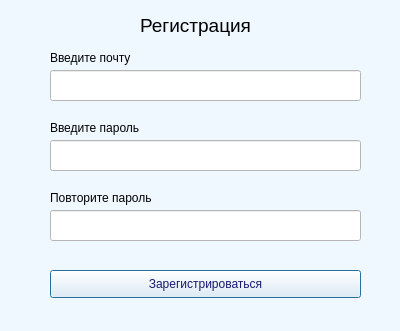
<?xml version="1.0" encoding="UTF-8"?>
<ui version="4.0">
 <class>Dialog</class>
 <widget class="QDialog" name="Dialog">
  <property name="geometry">
   <rect>
    <x>0</x>
    <y>0</y>
    <width>400</width>
    <height>331</height>
   </rect>
  </property>
  <property name="windowTitle">
   <string>Dialog</string>
  </property>
  <widget class="QWidget" name="widget" native="true">
   <property name="geometry">
    <rect>
     <x>0</x>
     <y>0</y>
     <width>401</width>
     <height>331</height>
    </rect>
   </property>
   <property name="styleSheet">
    <string notr="true">background-color: rgb(240, 248, 255);
</string>
   </property>
   <widget class="QLabel" name="label">
    <property name="geometry">
     <rect>
      <x>140</x>
      <y>10</y>
      <width>151</width>
      <height>31</height>
     </rect>
    </property>
    <property name="text">
     <string>&lt;html&gt;&lt;head/&gt;&lt;body&gt;&lt;p&gt;&lt;span style=&quot; font-size:14pt;&quot;&gt;Регистрация&lt;/span&gt;&lt;/p&gt;&lt;/body&gt;&lt;/html&gt;</string>
    </property>
   </widget>
   <widget class="QLabel" name="label_2">
    <property name="geometry">
     <rect>
      <x>50</x>
      <y>50</y>
      <width>111</width>
      <height>16</height>
     </rect>
    </property>
    <property name="text">
     <string>Введите почту</string>
    </property>
   </widget>
   <widget class="QLineEdit" name="lineEdit">
    <property name="geometry">
     <rect>
      <x>50</x>
      <y>70</y>
      <width>311</width>
      <height>31</height>
     </rect>
    </property>
    <property name="styleSheet">
     <string notr="true">background-color: rgb(255, 255, 255);</string>
    </property>
   </widget>
   <widget class="QLabel" name="label_3">
    <property name="geometry">
     <rect>
      <x>50</x>
      <y>120</y>
      <width>111</width>
      <height>16</height>
     </rect>
    </property>
    <property name="text">
     <string>Введите пароль</string>
    </property>
   </widget>
   <widget class="QLineEdit" name="lineEdit_2">
    <property name="geometry">
     <rect>
      <x>50</x>
      <y>140</y>
      <width>311</width>
      <height>31</height>
     </rect>
    </property>
    <property name="styleSheet">
     <string notr="true">background-color: rgb(255, 255, 255);</string>
    </property>
   </widget>
   <widget class="QPushButton" name="pushButton_2">
    <property name="geometry">
     <rect>
      <x>50</x>
      <y>270</y>
      <width>311</width>
      <height>28</height>
     </rect>
    </property>
    <property name="styleSheet">
     <string notr="true">color: rgb(25, 25, 112);</string>
    </property>
    <property name="text">
     <string>Зарегистрироваться</string>
    </property>
   </widget>
   <widget class="QLineEdit" name="lineEdit_3">
    <property name="geometry">
     <rect>
      <x>50</x>
      <y>210</y>
      <width>311</width>
      <height>31</height>
     </rect>
    </property>
    <property name="styleSheet">
     <string notr="true">background-color: rgb(255, 255, 255);</string>
    </property>
   </widget>
   <widget class="QLabel" name="label_4">
    <property name="geometry">
     <rect>
      <x>50</x>
      <y>190</y>
      <width>131</width>
      <height>16</height>
     </rect>
    </property>
    <property name="text">
     <string>Повторите пароль</string>
    </property>
   </widget>
  </widget>
 </widget>
 <resources/>
 <connections/>
</ui>
